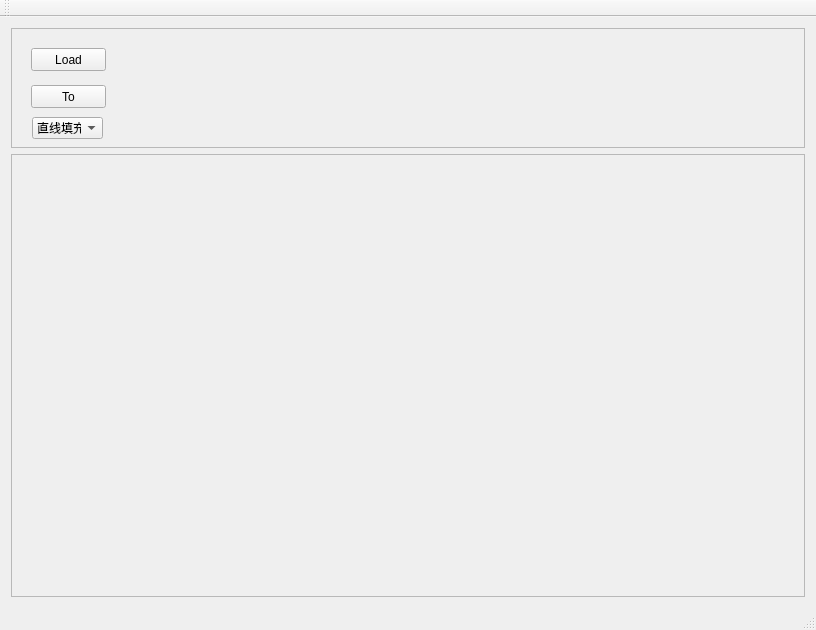
<?xml version="1.0" encoding="UTF-8"?>
<ui version="4.0">
 <class>MainWindow</class>
 <widget class="QMainWindow" name="MainWindow">
  <property name="geometry">
   <rect>
    <x>0</x>
    <y>0</y>
    <width>816</width>
    <height>630</height>
   </rect>
  </property>
  <property name="windowTitle">
   <string>MainWindow</string>
  </property>
  <widget class="QWidget" name="centralWidget">
   <layout class="QVBoxLayout" name="verticalLayout">
    <item>
     <widget class="QFrame" name="frame">
      <property name="maximumSize">
       <size>
        <width>16777215</width>
        <height>120</height>
       </size>
      </property>
      <property name="frameShape">
       <enum>QFrame::StyledPanel</enum>
      </property>
      <property name="frameShadow">
       <enum>QFrame::Raised</enum>
      </property>
      <widget class="QPushButton" name="pushButton">
       <property name="geometry">
        <rect>
         <x>20</x>
         <y>20</y>
         <width>75</width>
         <height>23</height>
        </rect>
       </property>
       <property name="text">
        <string>Load</string>
       </property>
      </widget>
      <widget class="QPushButton" name="pushButton_2">
       <property name="geometry">
        <rect>
         <x>20</x>
         <y>57</y>
         <width>75</width>
         <height>23</height>
        </rect>
       </property>
       <property name="text">
        <string>To</string>
       </property>
      </widget>
      <widget class="QComboBox" name="comboBox">
       <property name="geometry">
        <rect>
         <x>21</x>
         <y>89</y>
         <width>71</width>
         <height>22</height>
        </rect>
       </property>
       <item>
        <property name="text">
         <string>直线填充</string>
        </property>
       </item>
      </widget>
     </widget>
    </item>
    <item>
     <widget class="QFrame" name="frame_2">
      <property name="frameShape">
       <enum>QFrame::StyledPanel</enum>
      </property>
      <property name="frameShadow">
       <enum>QFrame::Raised</enum>
      </property>
      <layout class="QVBoxLayout" name="verticalLayout_2">
       <item>
        <widget class="QLabel" name="label">
         <property name="text">
          <string/>
         </property>
         <property name="alignment">
          <set>Qt::AlignCenter</set>
         </property>
        </widget>
       </item>
      </layout>
     </widget>
    </item>
   </layout>
  </widget>
  <widget class="QMenuBar" name="menuBar">
   <property name="geometry">
    <rect>
     <x>0</x>
     <y>0</y>
     <width>816</width>
     <height>23</height>
    </rect>
   </property>
  </widget>
  <widget class="QToolBar" name="mainToolBar">
   <attribute name="toolBarArea">
    <enum>TopToolBarArea</enum>
   </attribute>
   <attribute name="toolBarBreak">
    <bool>false</bool>
   </attribute>
  </widget>
  <widget class="QStatusBar" name="statusBar"/>
 </widget>
 <layoutdefault spacing="6" margin="11"/>
 <resources/>
 <connections/>
</ui>
